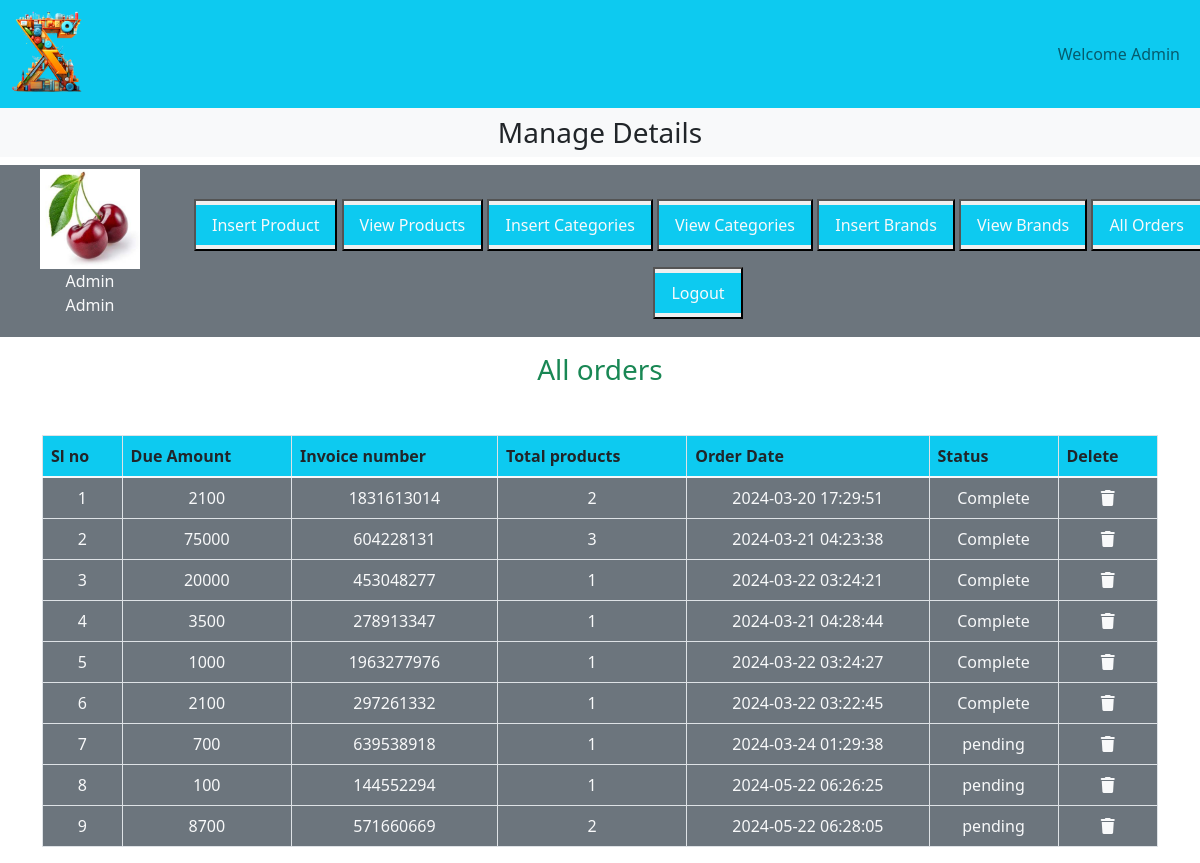
The page /admin_area/index.php?list_orders on the database its author committed.
### tables this page shows
CREATE TABLE `user_orders` (
  `order_id` int(11) NOT NULL,
  `user_id` int(11) NOT NULL,
  `amount_due` int(255) NOT NULL,
  `invoice_number` int(255) NOT NULL,
  `total_products` int(255) NOT NULL,
  `order_date` timestamp NOT NULL DEFAULT current_timestamp() ON UPDATE current_timestamp(),
  `order_status` varchar(255) NOT NULL
);

### admin_area/list_orders.php (the view, shortened to what this page needs)
<h3 class="text-center text-success">All orders</h3>
<table class="table table-bordered mt-5">
    <thead class="bg-info">
        <?php
        $get_orders = "Select * from `user_orders` ";
        $result = mysqli_query($con, $get_orders);
        $row_count = mysqli_num_rows($result);
        echo "<tr>
<th>Sl no</th>
<th>Due Amount</th>
<th>Invoice number</th>
<th>Total products</th>
<th>Order Date</th>
<th>Status</th>
<th>Delete</th>
</tr>
</thead>
<tbody class='bg-secondary text-light'>";
        if ($row_count == 0) {
            echo "<h2 class='bg-danger text-center mt-5'>No orders yet</h2>";
        } else {
            $number = 0;
            while ($row_data = mysqli_fetch_assoc($result)) {
                $order_id = $row_data['order_id'];
                $amount_due = $row_data['amount_due'];
                $invoice_number = $row_data['invoice_number'];
                $total_products = $row_data['total_products'];
                $order_date = $row_data['order_date'];
                $order_status = $row_data['order_status'];
                $number++;
                echo " <tr class='text-center'>
                <td>$number</td>
                <td>$amount_due</td>
                <td>$invoice_number</td>
                <td>$total_products</td>
                <td>$order_date</td>
                <td>$order_status</td>
                <td> <a href='index.php?delete_order= $order_id' class='text-light'><i class='fa-solid fa-trash'></i></a></td>
                </tr>";
            }
        }
        ?>

### admin_area/index.php (shortened to what this page needs)
<?php
include ('../functions\common_function.php');
?>
<!DOCTYPE html>
<html lang="en">
<head>
    <link href="https://cdn.jsdelivr.net/npm/bootstrap@5.1.3/dist/css/bootstrap.min.css" rel="stylesheet"
>
    <link rel="stylesheet" href="../style.css">
    <link rel="stylesheet" href="https://cdnjs.cloudflare.com/ajax/libs/font-awesome/6.5.1/css/all.min.css"
 />
</head>
<body>
<body>
    <nav class="navbar navbar-expand-lg navbar-light bg-info">
        <div class="container-fluid">
            <img src="../Image\Z-logo.png" alt="" class="logo">
            <nav class="navbar navbar-expand-lg">
                <ul class="navbar-nav">
                    <li class="nav-item">
                        <a class="nav-link" href="#">Welcome <?php echo isset($admin_username) ? $admin_username : 'Admin'; ?></a>
                    </li>
                </ul>
            </nav>
        </div>
    </nav>
    <div class="bg-light">
        <h3 class="text-center p-2">Manage Details</h3>
    </div>
    <div class="row">
        <div class="col-md-12 bg-secondary p-1 d-flex align-items-center">
            <div class="px-5">
                <a href="#"><img src="../Image\Fruits\cherry-1.jpeg" alt="" class="admin_img"></a>
                <p class="text-light text-center">Admin <?php echo isset($admin_username) ? $admin_username : 'Admin'; ?></p>
            </div>
                <div class="button text-center">
                    <button class="my-3"><a href="insert_product.php" class="nav-link text-light bg-info my-1">Insert Product</a></button>
                    <button><a href="index.php?view_products" class="nav-link text-light bg-info my-1">View Products</a></button>
                    <button><a href="index.php?insert_categories" class="nav-link text-light bg-info my-1">Insert Categories</a></button>
                    <button><a href="index.php?view_categories" class="nav-link text-light bg-info my-1">View Categories</a></button>
                    <button><a href="index.php?insert_brands" class="nav-link text-light bg-info my-1">Insert Brands</a></button>
                    <button><a href="index.php?view_brands" class="nav-link text-light bg-info my-1">View Brands</a></button>
                    <button><a href="index.php?list_orders" class="nav-link text-light bg-info my-1">All Orders</a></button>
                    <button><a href="logout.php" class="nav-link text-light bg-info my-1">Logout</a></button>
                </div>
            </div>
        </div>
        <div class="container my-3">
            <?php
            if (isset ($_GET['list_orders'])) {
                include ('list_orders.php');
            }
            ?>
        </div>
</body>
</html>

### style.css (style rules this page uses)
* { margin:0; padding:0; box-sizing: border-box; }
.logo { width: 7%; height:7% ; }

### admin_area/index.php (style rules this page uses)
.admin_img { width: 100px; object-fit: contain; }
body { overflow-x: hidden; }

### rows shown on the page
user_orders: amount_due "2100", invoice_number "1831613014", total_products "2", order_date "2024-03-20 17:29:51", order_status "Complete"
user_orders: amount_due "75000", invoice_number "604228131", total_products "3", order_date "2024-03-21 04:23:38", order_status "Complete"
user_orders: amount_due "20000", invoice_number "453048277", total_products "1", order_date "2024-03-22 03:24:21", order_status "Complete"
user_orders: amount_due "3500", invoice_number "278913347", total_products "1", order_date "2024-03-21 04:28:44", order_status "Complete"
user_orders: amount_due "1000", invoice_number "1963277976", total_products "1", order_date "2024-03-22 03:24:27", order_status "Complete"
user_orders: amount_due "2100", invoice_number "297261332", total_products "1", order_date "2024-03-22 03:22:45", order_status "Complete"
user_orders: amount_due "700", invoice_number "639538918", total_products "1", order_date "2024-03-24 01:29:38", order_status "pending"
user_orders: amount_due "100", invoice_number "144552294", total_products "1", order_date "2024-05-22 06:26:25", order_status "pending"
user_orders: amount_due "8700", invoice_number "571660669", total_products "2", order_date "2024-05-22 06:28:05", order_status "pending"
